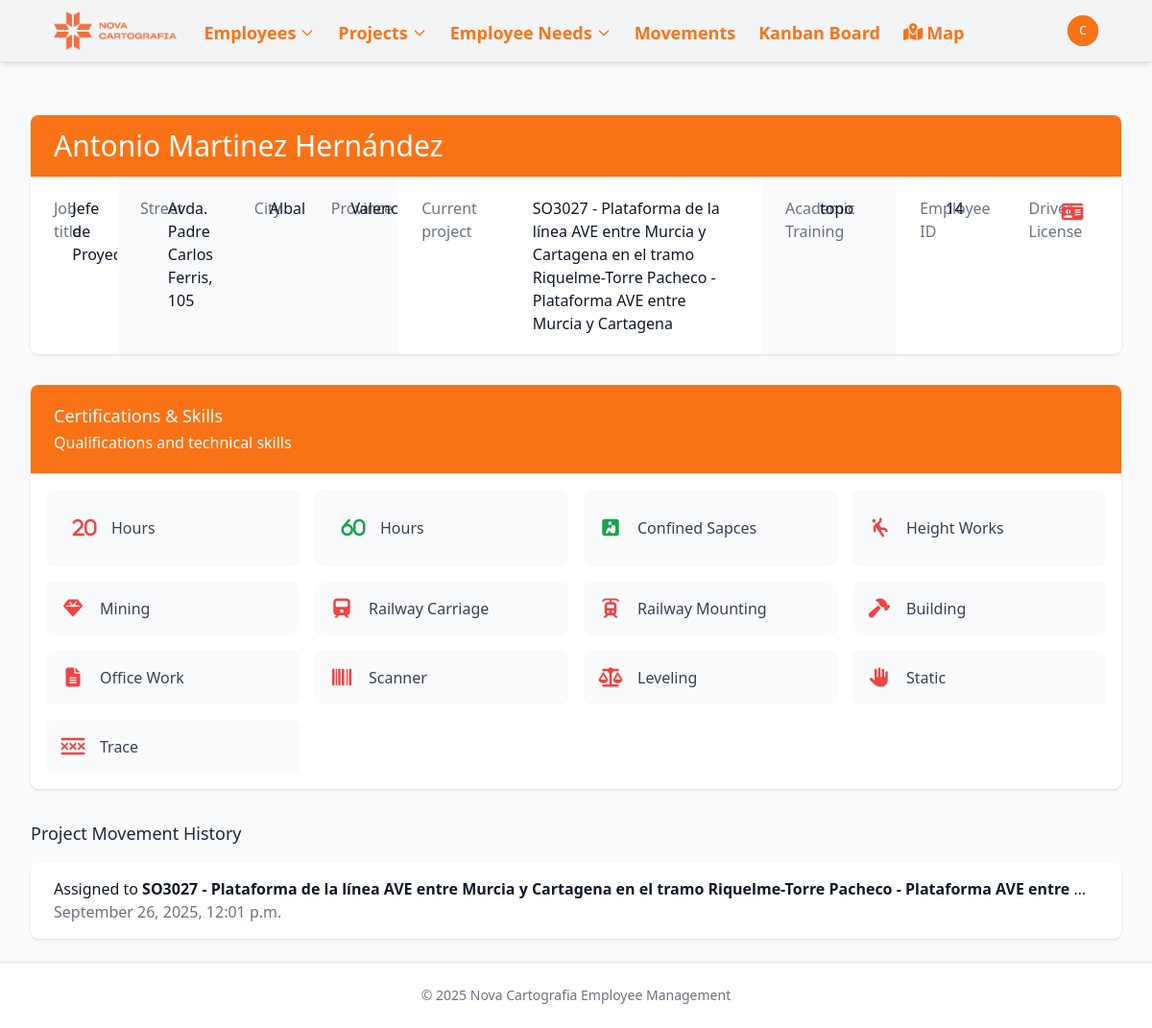
Before: /employees/14/ (signed in) with the older database file.
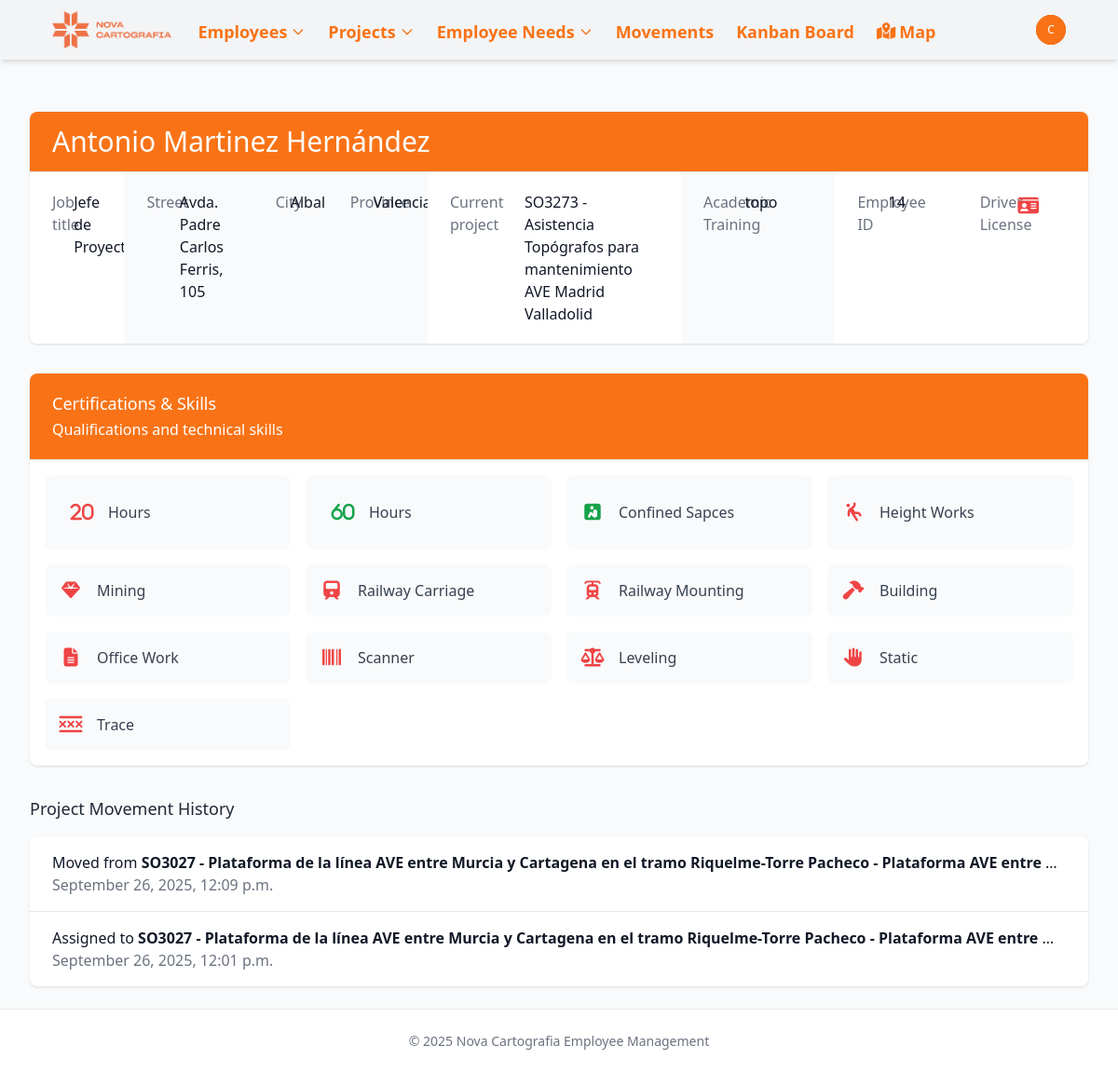
After: the same page with the newer database file.
### novacartografia_employee_management/models.py (models this page shows, shortened)
class Employee(models.Model):
    name = models.CharField(max_length=100)
    job = models.CharField(max_length=100)
    project_id = models.ForeignKey(Project, on_delete=models.SET_NULL, related_name='employee_set', blank=True, null=True)
    street = models.CharField(max_length=100, blank=True, null=True)
    city = models.CharField(max_length=100, blank=True, null=True)
    active = models.BooleanField(default=True, help_text="Indicates if the employee is currently active")
    start_date = models.DateField(default=timezone.now, help_text="When the employee started working", null=True, blank=True)
    end_date = models.DateField(blank=True, null=True, help_text="When the employee ended working, if applicable")
    state = models.CharField(max_length=50, default='valencia',
           choices=[
                ('Araba (Álava)', 'Álava'),
                ('Albacete', 'Albacete'),
                ('Alacant (Alicante)', 'Alicante'),
                ('Almería', 'Almería'),
                ('Asturias', 'Asturias'),
                ('Ávila', 'Ávila'),
                ('Badajoz', 'Badajoz'),
                ('Barcelona', 'Barcelona'),
                ('Burgos', 'Burgos'),
                ('Cáceres', 'Cáceres'),
                ('Cádiz', 'Cádiz'),
                ('Cantabria', 'Cantabria'),
                ('Castelló (Castellón)', 'Castellón'),
                ('Ceuta', 'Ceuta'),
                ('Ciudad Real', 'Ciudad Real'),
                ('Córdoba', 'Córdoba'),
                ('Cuenca', 'Cuenca'),
                ('Gerona', 'Gerona'),
                ('Granada', 'Granada'),
                ('Guadalajara', 'Guadalajara'),
                ('Gipuzkoa (Guipúzcoa)', 'Guipúzcoa'),
                ('Huelva', 'Huelva'),
                ('Huesca', 'Huesca'),
                ('Islas Baleares', 'Islas Baleares'),
                ('Jaén', 'Jaén'),
                ('A Coruña (La Coruña)', 'La Coruña'),
                ('La Rioja', 'La Rioja'),
                ('Las Palmas', 'Las Palmas'),
                ('León', 'León'),
                ('Lérida', 'Lérida'),
                ('Lleida', 'Lérida'),  # Agregado porque aparece en tu CSV
                ('Lugo', 'Lugo'),
                ('Madrid', 'Madrid'),
                ('Málaga', 'Málaga'),
                ('Melilla', 'Melilla'),
                ('Murcia', 'Murcia'),
                ('Navarra (Nafarroa)', 'Navarra'),  # Corregido para coincidir con el CSV
                ('Orense', 'Orense'),
                ('Palencia', 'Palencia'),
                ('Pontevedra', 'Pontevedra'),
                ('Salamanca', 'Salamanca'),
                ('Santa Cruz de Tenerife', 'Santa Cruz de Tenerife'),
                ('Segovia', 'Segovia'),
                ('Sevilla', 'Sevilla'),
                ('Soria', 'Soria'),
                ('Tarragona', 'Tarragona'),
                ('Teruel', 'Teruel'),
                ('Toledo', 'Toledo'),
                ('Valencia', 'Valencia'),
                ('Valladolid', 'Valladolid'),
                ('Bizkaia (Vizcaya)', 'Vizcaya'),
                ('Zamora', 'Zamora'),
                ('Zaragoza', 'Zaragoza'),
            ])
    latitude = models.FloatField(null=True, blank=True)
    longitude = models.FloatField(null=True, blank=True)
    academic_training = models.CharField(max_length=100, blank=True, null=True)
    driver_license = models.BooleanField(default=False)
    twenty_hours = models.BooleanField(default=False)
    sixty_hours = models.BooleanField(default=False)
    confine = models.BooleanField(default=False)
    height = models.BooleanField(default=False)
    mining = models.BooleanField(default=False)
    railway_carriage = models.BooleanField(default=False)
    railway_mounting = models.BooleanField(default=False)
    building = models.BooleanField(default=False)
    office_work = models.BooleanField(default=False)
    scanner = models.BooleanField(default=False)
    leveling = models.BooleanField(default=False)
    static = models.BooleanField(default=False)
    drag = models.BooleanField(default=False)
    locked = models.BooleanField(default=False, help_text="Indicates if the employee is locked for a future project")
    vacations_from = models.DateField(blank=True, null=True)
    vacations_to = models.DateField(blank=True, null=True)
    leave_from = models.DateField(blank=True, null=True)
    leave_to = models.DateField(blank=True, null=True)
    end_contract = models.BooleanField(default=False, help_text="Indicates if the employee's contract is ending soon")

class Project(models.Model):
    PROJECT_TYPES = [
        ('external', 'Obra'),
        ('project', 'Proyecto'),
    ]
    MANAGER_TYPES = [
        ('Jose Cuesta Mejías', 'Cuesta'),
        ('Javier Marín Gimeno', 'Javi'),
        ('Guillermo Boscá Gómez', 'Guillermo'),
        ('Miguel Ángel Martínez García', 'Miguel Ángel'),
        ('Óscar López Valverde', 'Óscar'),
    ]
    name = models.CharField(max_length=500)
    type = models.CharField(max_length=50, choices=PROJECT_TYPES, default='proyecto')
    description = models.TextField(blank=True, null=True)
    manager = models.CharField(max_length=50, choices=MANAGER_TYPES, null=True, blank=True)
    state = models.CharField(max_length=50, null=True, blank=True, )
    date_from = models.DateField(blank=True, null=True)
    date_to = models.DateField(blank=True, null=True)
    academic_training = models.CharField(max_length=100, blank=True, null=True)
    twenty_hours = models.BooleanField(default=False)
    sixty_hours = models.BooleanField(default=False)
    confine = models.BooleanField(default=False)
    height = models.BooleanField(default=False)
    mining = models.BooleanField(default=False)
    railway_carriage = models.BooleanField(default=False)
    railway_mounting = models.BooleanField(default=False)
    building = models.BooleanField(default=False)
    office_work = models.BooleanField(default=False)
    scanner = models.BooleanField(default=False)
    leveling = models.BooleanField(default=False)
    static = models.BooleanField(default=False)
    drag = models.BooleanField(default=False)

class ProjectMovementLine(models.Model):
    project = models.ForeignKey(Project, on_delete=models.CASCADE, related_name='movements')
    employee = models.ForeignKey(Employee, on_delete=models.CASCADE, related_name='project_movements')
    date = models.DateTimeField(default=timezone.now)
    previous_project = models.ForeignKey(
        Project,
        on_delete=models.SET_NULL,
        null=True,
        blank=True,
        related_name='outgoing_movements'
    )
    class Meta:
        ordering = ['-date']  # Most recent movements first

### novacartografia_employee_management/views.py (the view)
# urls.py: path('employees/<int:pk>/', views.employee_detail, name='employee_detail'),
@login_required
def employee_detail(request, pk):
    employee = get_object_or_404(Employee, pk=pk)
    project_movements = employee.project_movements.all().order_by('-date')[:5]  # Get the last 5 movements
    context = {
        'employee': employee,
        'movements': project_movements,
    }
    return render(request, 'novacartografia_employee_management/employee_detail.html', context)

### templates/novacartografia_employee_management/employee_detail.html (shortened to what the changed rows need)
{% extends "base.html" %}
{% block content %}
<div class="bg-white shadow overflow-hidden sm:rounded-lg">
    <div class="px-4 py-5 sm:px-6 bg-primary-600 {% if 'TOPÓGRAFO' in employee.job  %} bg-green-500 {% elif 'Auxiliar' in employee.job %} bg-yellow-400 {% elif 'Piloto' in employee.job %}bg-indigo-500 {% else %} bg-orange-500 {% endif %}">
        <h1 class="text-3xl leading-6 font-medium text-gray-700 {% if 'Auxiliar' in employee.job %} {% else %} text-white {% endif %}">
            <a href="{% url 'employee_update' employee.id %}" class="text-primary-600 hover:text-primary-800">
                {{ employee.name }}
            </a>
        </h1>
    </div>
    <div class="border-t border-gray-200">
        <div class="flex">
            <div class="bg-white px-4 py-5 sm:grid sm:grid-cols-3 sm:gap-4 sm:px-6">
                <dt class="text-base font-medium text-gray-500">Job title</dt>
                <dd class="mt-1 text-base text-gray-900 sm:mt-0 sm:col-span-2">{{ employee.job }}</dd>
            </div>
            <div class="bg-gray-50 px-4 py-5 sm:grid sm:grid-cols-3 sm:gap-4 sm:px-6">
                <dt class="text-base font-medium text-gray-500">Street</dt>
                <dd class="mt-1 text-base text-gray-900 sm:mt-0 sm:col-span-2">{{ employee.street }}</dd>
            </div>
            <div class="bg-gray-50 px-4 py-5 sm:grid sm:grid-cols-3 sm:gap-4 sm:px-6">
                <dt class="text-base font-medium text-gray-500">City</dt>
                <dd class="mt-1 text-base text-gray-900 sm:mt-0 sm:col-span-2">{{ employee.city }}</dd>
            </div>
            <div class="bg-gray-50 px-4 py-5 sm:grid sm:grid-cols-3 sm:gap-4 sm:px-6">
                <dt class="text-base font-medium text-gray-500">Province</dt>
                <dd class="mt-1 text-base text-gray-900 sm:mt-0 sm:col-span-2">{{ employee.get_state_display }}</dd>
            </div>
            <div class="bg-white px-4 py-5 sm:grid sm:grid-cols-3 sm:gap-4 sm:px-6">
                <dd class="mt-1 text-base text-gray-900 sm:mt-0 sm:col-span-2">
                    {% if employee.project_id %}
                        <a href="{% url 'project_detail' employee.project_id.id %}" class="text-primary-600 hover:text-primary-800">
                            {{ employee.project_id.name }}
                        </a>
                    {% else %}
                        <span class="text-gray-500 italic">No project assigned</span>
                    {% endif %}
                </dd>
            </div>
            <div class="bg-gray-50 px-4 py-5 sm:grid sm:grid-cols-3 sm:gap-4 sm:px-6">
                <dt class="text-base font-medium text-gray-500">Academic Training</dt>
                <dd class="mt-1 text-base text-gray-900 sm:mt-0 sm:col-span-2">
                    {{ employee.academic_training|default:"Not specified" }}
                </dd>
            </div>
            <div class="bg-white px-4 py-5 sm:grid sm:grid-cols-3 sm:gap-4 sm:px-6">
                <dt class="text-base font-medium text-gray-500">Employee ID</dt>
                <dd class="mt-1 text-base text-gray-900 sm:mt-0 sm:col-span-2">{{ employee.id }}</dd>
            </div>
        </div>
    </div>
</div>
{% if movements %}
<div class="mt-8">
    <div class="bg-white shadow overflow-hidden sm:rounded-lg">
        <ul class="divide-y divide-gray-200">
            {% for movement in movements %}
            <li class="px-4 py-4 sm:px-6">
                <div class="flex items-center">
                    <div class="min-w-0 flex-1">
                        <p class="text-base font-medium text-gray-900 truncate">
                            {% if movement.previous_project %}
                                Moved from <span class="font-semibold">{{ movement.previous_project.name }}</span> to
                            {% else %}
                                Assigned to <span class="font-semibold">{{ movement.project.name }}</span>
                            {% endif %}
                        </p>
                        <p class="text-base text-gray-500">
                            {{ movement.date|date:"F j, Y, g:i a" }}
                        </p>
                    </div>
                </div>
            </li>
            {% endfor %}
        </ul>
    </div>
</div>
{% endif %}
{% endblock %}

Changed rows visible on the page:
changed Employee "Antonio Martinez Hernández": project_id.name "SO3027 - Plataforma de la línea AVE entre Murcia y Cartagena en el tramo Riquelme-Torre Pacheco - Plataforma AVE entre Murcia y Cartagena" → "SO3273 - Asistencia Topógrafos para mantenimiento AVE Madrid Valladolid"
added ProjectMovementLine: previous_project.name "SO3027 - Plataforma de la línea AVE entre Murcia y Cartagena en el tramo Riquelme-Torre Pacheco - Plataforma AVE entre…", date "September 26, 2025, 12:09 p.m."
